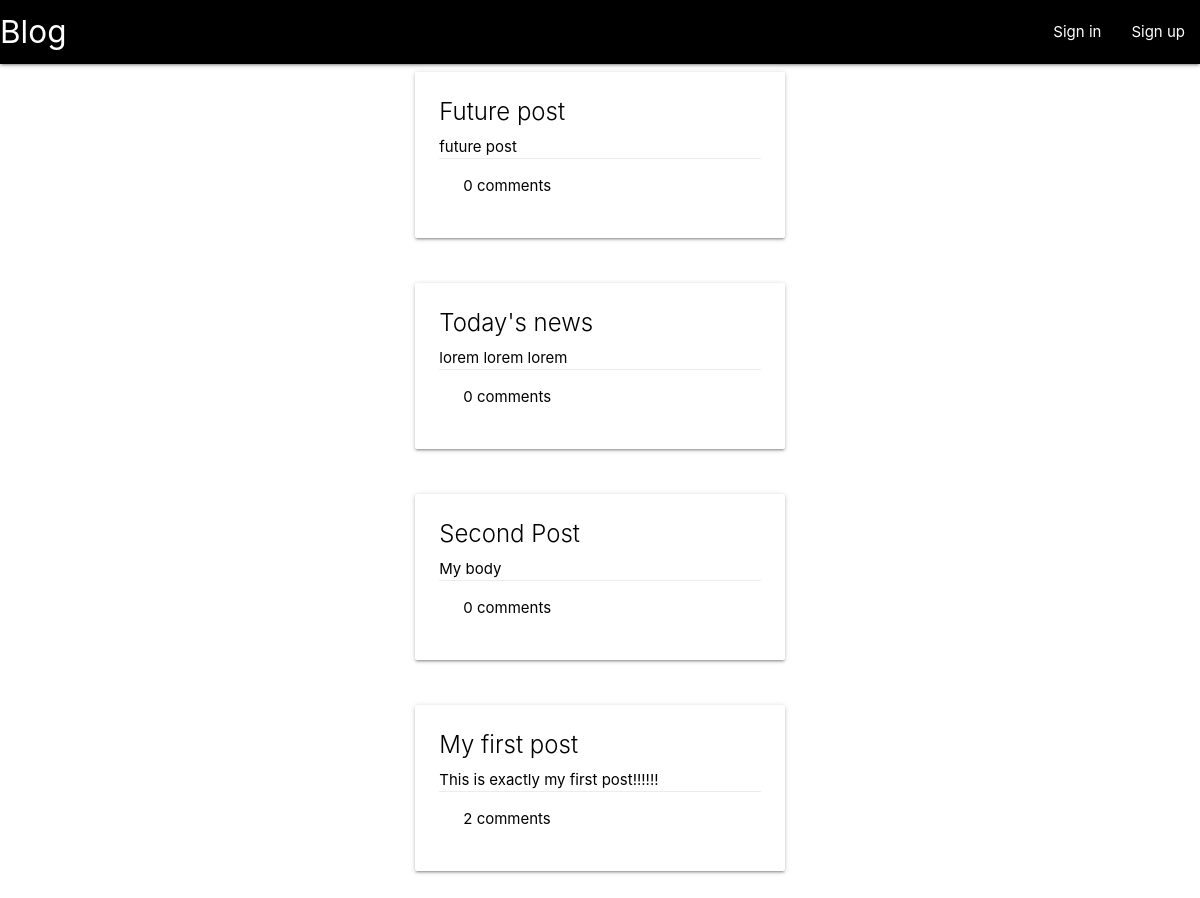
The page / on the database its author committed.
### blog_app/models.py (models this page shows)
class Post(models.Model):
	title = models.CharField(max_length=144)
	body = models.CharField(max_length=1024)
	pub_date = models.DateTimeField(default=timezone.now());
	user = models.CharField(max_length=32)
	def __str__(self):
		return self.title

### blog_app/views.py (the view)
# urls.py: path('', views.IndexView.as_view(), name='index'),
class IndexView(generic.ListView):
	template_name = "blog_app/index.html"
	context_object_name = "posts"
	def get_queryset(self):
		return Post.objects.filter(pub_date__lte=timezone.now()).order_by("-pub_date")

### blog_app/templates/blog_app/index.html
{% extends "blog_app/navbar.html" %}
{% block content %}
	<div class="container">
		<div class="row">
		<div class="col s8 offset-s2">
			{% if posts %}
				{% for post in posts %}
						<a href="{% url 'blog_app:detail' post.id %}" class="black-text">
							<div class="card">
								<div class="card-content">
									<span class="card-title">{{ post }}</span>
									<p>{{ post.body }}</p>
									<div class="card-action">
										<span>
											{{ post.comment_set.count }} comments
										</span>
									</div>
								</div>
							</div>
						</a>
						<br>
					{% endfor %}
				{% else %}
					<p>No posts yet</p>
				{% endif %}
		</div>
		</div>
	</div>
{% endblock %}

### rows shown on the page
Post: title "Future post", body "future post", comment_set.count "0"
Post: title "Today's news", body "lorem lorem lorem", comment_set.count "0"
Post: title "Second Post", body "My body", comment_set.count "0"
Post: title "My first post", body "This is exactly my first post!!!!!!", comment_set.count "2"
